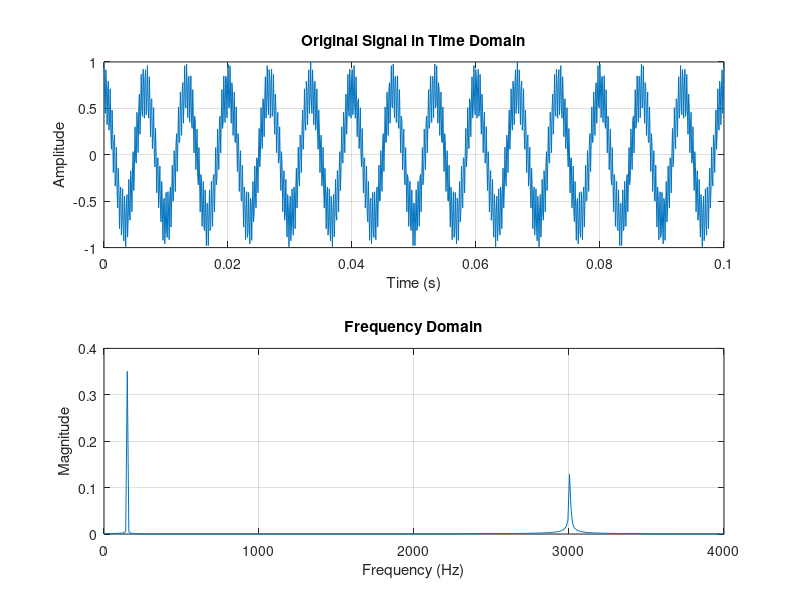
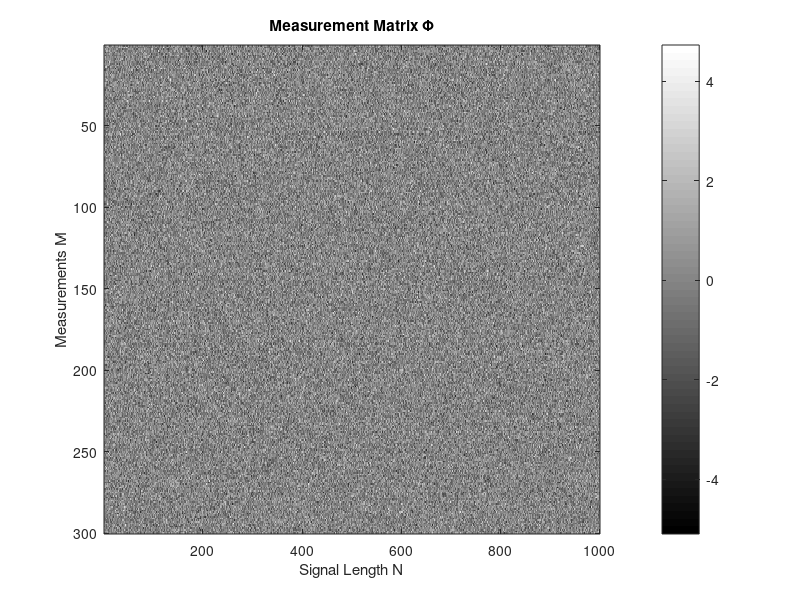

The MATLAB script that drew these images, in order: (Note: this script raises an error after producing the figures.)
% Compressed Sensing Demonstration
% Signal: 0.7*cos(150*pi*t) + 0.3*cos(3000*pi*t)

clear all; close all; clc;

%% Signal Parameters
fs = 10000;             % Sampling frequency (Hz)
T = 0.1;                % Duration (seconds)
N = fs * T;             % Number of samples
t = linspace(0, T, N);  % Time vector

% Original signal
f1 = 150;               % First frequency (Hz)
f2 = 3000;              % Second frequency (Hz)
x = 0.7*cos(2*pi*f1*t) + 0.3*cos(2*pi*f2*t);

% Plot original signal
figure('Name', 'Original Signal', 'Color', 'white');
subplot(2,1,1);
plot(t, x);
xlabel('Time (s)');
ylabel('Amplitude');
title('Original Signal in Time Domain');
grid on;

% Frequency domain
X = fft(x)/N;
f = linspace(0, fs, N);
subplot(2,1,2);
plot(f(1:N/2), abs(X(1:N/2)));
xlabel('Frequency (Hz)');
ylabel('Magnitude');
title('Frequency Domain');
grid on;
xlim([0 4000]);

%% Compressed Sensing Parameters
M = 300;                % Number of measurements (compressed)
K = 2;                  % Sparsity level (we know there are 2 frequencies)

%% Step 1: Random Sampling
% Create random measurement matrix (Gaussian)
Phi = randn(M, N);

% Take compressed measurements
y = Phi * x';

% Plot measurement process
figure('Name', 'Measurement Process', 'Color', 'white');
imagesc(Phi);
colormap(gray);
colorbar;
title('Measurement Matrix \Phi');
xlabel('Signal Length N');
ylabel('Measurements M');

%% Step 2: Reconstruction using L1 Minimization
% We'll use the DCT basis as our sparse representation basis
Psi = dctmtx(N)';

% Create the sensing matrix
A = Phi * Psi;

% Solve the L1 minimization problem using Basis Pursuit
% Using CVX toolbox for convex optimization
cvx_begin quiet
    variable s(N) complex;
    minimize(norm(s,1));
    subject to
        A*s == y;
cvx_end

% Reconstruct the signal
x_rec = Psi * s;

%% Step 3: Results Comparison
% Plot original vs reconstructed signal in time domain
figure('Name', 'Reconstruction Results', 'Color', 'white');
subplot(2,2,1);
plot(t, x, 'b', 'LineWidth', 1.5);
hold on;
plot(t, real(x_rec), 'r--', 'LineWidth', 1);
xlabel('Time (s)');
ylabel('Amplitude');
title('Time Domain Comparison');
legend('Original', 'Reconstructed');
grid on;
xlim([0 0.02]);

% Plot original vs reconstructed in frequency domain
X_rec = fft(x_rec)/N;
subplot(2,2,2);
plot(f(1:N/2), abs(X(1:N/2)), 'b', 'LineWidth', 1.5);
hold on;
plot(f(1:N/2), abs(X_rec(1:N/2)), 'r--', 'LineWidth', 1);
xlabel('Frequency (Hz)');
ylabel('Magnitude');
title('Frequency Domain Comparison');
legend('Original', 'Reconstructed');
grid on;
xlim([0 4000]);

% Plot reconstruction error
subplot(2,2,3);
plot(t, abs(x' - x_rec));
xlabel('Time (s)');
ylabel('Error');
title('Reconstruction Error');
grid on;

% Plot sparse coefficients
subplot(2,2,4);
stem(abs(s), 'filled', 'MarkerSize', 3);
xlabel('Coefficient Index');
ylabel('Magnitude');
title('Sparse Coefficients in DCT Domain');
xlim([0 5000]);
grid on;

%% Step 4: Measurement vs Reconstruction Tradeoff
% Calculate reconstruction error for different M values
M_values = round(linspace(50, 800, 20));
errors = zeros(size(M_values));

for i = 1:length(M_values)
    % Take measurements
    Phi_temp = randn(M_values(i), N);
    y_temp = Phi_temp * x';
    
    % Reconstruct
    A_temp = Phi_temp * Psi;
    
    cvx_begin quiet
        variable s_temp(N) complex;
        minimize(norm(s_temp,1));
        subject to
            A_temp*s_temp == y_temp;
    cvx_end
    
    x_temp = Psi * s_temp;
    errors(i) = norm(x' - x_temp)/norm(x);
end

% Plot error vs measurements
figure('Name', 'Measurement Tradeoff', 'Color', 'white');
plot(M_values, errors, 'b-o', 'LineWidth', 2);
xlabel('Number of Measurements (M)');
ylabel('Normalized Reconstruction Error');
title('Reconstruction Error vs Number of Measurements');
grid on;
